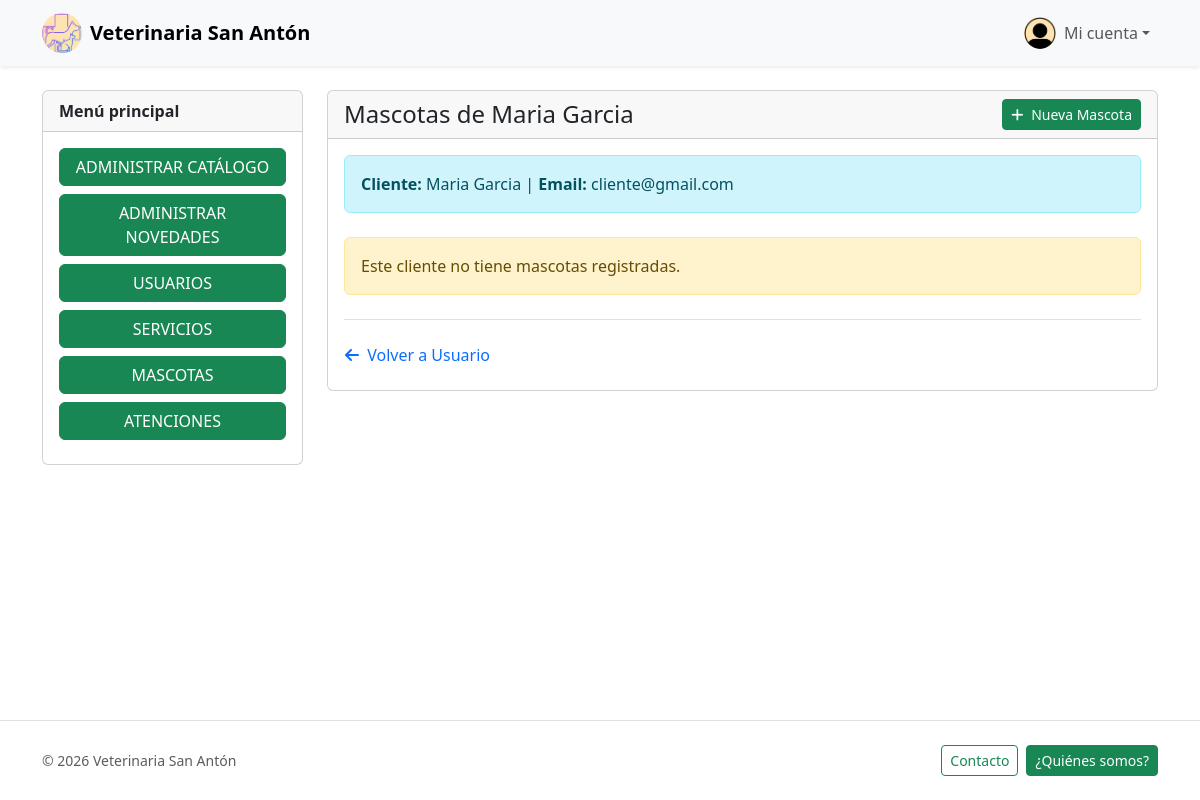
The app's page /usuarios/mascotas_usuario.php?id=3 (signed in) with its own data.
### tables this page shows
CREATE TABLE `clientes` (
  `id`        INT(11)      NOT NULL AUTO_INCREMENT,
  `usuarioId` INT(11)      NOT NULL,
  `ciudad`    VARCHAR(100) DEFAULT NULL,
  `telefono`  VARCHAR(20)  DEFAULT NULL,
  `direccion` VARCHAR(255) DEFAULT NULL,
  PRIMARY KEY (`id`),
  CONSTRAINT `fk_clientes_usuario` FOREIGN KEY (`usuarioId`) REFERENCES `usuarios` (`id`) ON DELETE CASCADE
);

CREATE TABLE `usuarios` (
  `id`                   INT(11)      NOT NULL AUTO_INCREMENT,
  `email`                VARCHAR(191) NOT NULL UNIQUE,
  `nombre`               VARCHAR(100) NOT NULL,
  `apellido`             VARCHAR(100) NOT NULL,
  `clave`                VARCHAR(300) NOT NULL,
  `activo`               TINYINT(1)   NOT NULL DEFAULT 1,
  `token_recuperacion`   TEXT         DEFAULT NULL,
  PRIMARY KEY (`id`)
);

### src/Modules/Usuarios/UsuarioRepository.php (called while the page is built, shortened)
<?php
class UsuarioRepository
{
    public static function getUsuarioCompletoById($id)
    {
        $db = DB::getConn();
        $stmt = $db->prepare("
            SELECT
                u.id, u.email, u.nombre, u.apellido, u.activo,
                p.id as personal_id, p.rolId as rol_id,
                c.id as cliente_id, c.telefono, c.direccion, c.ciudad,
                r.nombre as rol_nombre,
                CASE
                    WHEN p.id IS NOT NULL THEN 'Personal'
                    WHEN c.id IS NOT NULL THEN 'Cliente'
                    ELSE 'Desconocido'
                END as tipo_usuario
            FROM usuarios u
            LEFT JOIN personal p ON p.usuarioId = u.id
            LEFT JOIN clientes c ON c.usuarioId = u.id
            LEFT JOIN roles r ON p.rolId = r.id
            WHERE u.id = ?
        ");
        $stmt->bind_param("i", $id);
        $stmt->execute();
        $result = $stmt->get_result();
        return $result->fetch_assoc();
    }
}

### src/Modules/Usuarios/UsuarioService.php (called while the page is built, shortened)
<?php
class UsuarioService
{
    public static function getUsuarioCompletoById($id)
    {
        return UsuarioRepository::getUsuarioCompletoById($id);
    }
}

### public/usuarios/mascotas_usuario.php (the view, shortened to what this page needs)
<?php
include_once __DIR__ . "/../../src/Templates/header.php";
$usuario_id = intval($_GET['id'] ?? 0);
$usuario = UsuarioService::getUsuarioCompletoById($usuario_id);
$mascotas = MascotaService::getByClienteId($usuario['cliente_id']);
?>
<div class="container py-4">
  <div class="row g-4">
    <aside class="col-md-4 col-lg-3 d-none d-md-block">
      <div class="card sticky-top" style="top: 1rem;">
        <div class="card-header fw-semibold">Menú principal</div>
        <div class="card-body d-grid gap-2">
          <?php include_once __DIR__ . "/../../src/Templates/menu_lateral.php"; ?>
        </div>
      </div>
    </aside>
    <div class="col-12 col-md-8 col-lg-9">
      <div class="card">
        <div class="card-header d-flex justify-content-between align-items-center">
          <h1 class="h4 mb-0">Mascotas de <?php echo htmlspecialchars($usuario['nombre'] . ' ' . $usuario['apellido']); ?></h1>
          <a href="<?php echo BASE_URL; ?>mascotas/crear.php?cliente_id=<?php echo $usuario['cliente_id']; ?>" class="btn btn-success btn-sm">
            <i class="fas fa-plus me-1"></i> Nueva Mascota
          </a>
        </div>
        <div class="card-body text-dark">
          <div class="alert alert-info mb-4">
            <strong>Cliente:</strong> <?php echo htmlspecialchars($usuario['nombre'] . ' ' . $usuario['apellido']); ?> | <strong>Email:</strong> <?php echo htmlspecialchars($usuario['email']); ?>
          </div>
          <?php if (empty($mascotas)): ?>
            <div class="alert alert-warning">Este cliente no tiene mascotas registradas.</div>
          <?php endif; ?>
          <div class="mt-4 pt-3 border-top">
            <a href="editar.php?id=<?php echo $usuario_id; ?>" class="btn btn-link text-decoration-none ps-0">
              <i class="fas fa-arrow-left me-1"></i> Volver a Usuario
            </a>
          </div>
        </div>
      </div>
    </div>
  </div>
</div>
<?php
include_once __DIR__ . "/../../src/Templates/footer.php";
?>

### public/css/style.css (style rules this page uses)
:root { --brand-green: #198754; }
html, body { height: 100%; }
body { display: flex; flex-direction: column; }

### records on screen
clientes: usuarioId.apellido "Maria Garcia", usuarioId.email "cliente@gmail.com"
